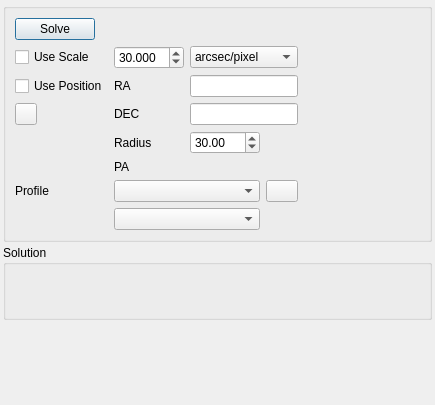
<?xml version="1.0" encoding="UTF-8"?>
<ui version="4.0">
 <class>PlateSolveUI</class>
 <widget class="QDialog" name="PlateSolveUI">
  <property name="geometry">
   <rect>
    <x>0</x>
    <y>0</y>
    <width>435</width>
    <height>405</height>
   </rect>
  </property>
  <property name="windowTitle">
   <string>Plate Solving</string>
  </property>
  <layout class="QVBoxLayout" name="verticalLayout">
   <property name="spacing">
    <number>3</number>
   </property>
   <property name="leftMargin">
    <number>3</number>
   </property>
   <property name="topMargin">
    <number>3</number>
   </property>
   <property name="rightMargin">
    <number>3</number>
   </property>
   <property name="bottomMargin">
    <number>3</number>
   </property>
   <item>
    <widget class="QGroupBox" name="groupBox_1">
     <property name="title">
      <string/>
     </property>
     <layout class="QGridLayout" name="gridLayout_1">
      <item row="0" column="0" colspan="3">
       <widget class="QPushButton" name="SolveButton">
        <property name="maximumSize">
         <size>
          <width>80</width>
          <height>16777215</height>
         </size>
        </property>
        <property name="toolTip">
         <string>Plate solve the image using the parameters below.</string>
        </property>
        <property name="text">
         <string>Solve</string>
        </property>
       </widget>
      </item>
      <item row="2" column="0">
       <widget class="QCheckBox" name="kcfg_FitsSolverUseScale">
        <property name="toolTip">
         <string>Set image scale to speed up solver as it does not have to search index files of different image scales.</string>
        </property>
        <property name="text">
         <string>Use Scale</string>
        </property>
        <property name="checked">
         <bool>false</bool>
        </property>
       </widget>
      </item>
      <item row="2" column="1">
       <widget class="QDoubleSpinBox" name="kcfg_FitsSolverScale">
        <property name="maximumSize">
         <size>
          <width>70</width>
          <height>16777215</height>
         </size>
        </property>
        <property name="toolTip">
         <string>Set image scale to speed up solver as it does not have to search index files of different image scales.</string>
        </property>
        <property name="decimals">
         <number>3</number>
        </property>
        <property name="minimum">
         <double>0.000000000000000</double>
        </property>
        <property name="maximum">
         <double>999.000000000000000</double>
        </property>
        <property name="value">
         <double>30.000000000000000</double>
        </property>
       </widget>
      </item>
      <item row="2" column="2" colspan="2">
       <widget class="QComboBox" name="kcfg_FitsSolverImageScaleUnits">
        <property name="sizePolicy">
         <sizepolicy hsizetype="Minimum" vsizetype="Fixed">
          <horstretch>0</horstretch>
          <verstretch>0</verstretch>
         </sizepolicy>
        </property>
        <property name="maximumSize">
         <size>
          <width>120</width>
          <height>16777215</height>
         </size>
        </property>
        <property name="toolTip">
         <string>&lt;p&gt;The units of the imager scale bounds.</string>
        </property>
        <property name="currentIndex">
         <number>2</number>
        </property>
        <item>
         <property name="text">
          <string>image width º</string>
         </property>
        </item>
        <item>
         <property name="text">
          <string>image width '</string>
         </property>
        </item>
        <item>
         <property name="text">
          <string>arcsec/pixel</string>
         </property>
        </item>
       </widget>
      </item>
      <item row="2" column="4">
       <spacer name="hSpacer1">
        <property name="orientation">
         <enum>Qt::Horizontal</enum>
        </property>
        <property name="sizeHint" stdset="0">
         <size>
          <width>-1</width>
          <height>-1</height>
         </size>
        </property>
       </spacer>
      </item>
      <item row="4" column="0">
       <widget class="QCheckBox" name="kcfg_FitsSolverUsePosition">
        <property name="toolTip">
         <string>Use the given position to speed up astrometry solver as it does not have to search in other areas of the sky.</string>
        </property>
        <property name="text">
         <string>Use Position</string>
        </property>
        <property name="checked">
         <bool>false</bool>
        </property>
       </widget>
      </item>
      <item row="5" column="0">
       <widget class="QPushButton" name="UpdatePosition">
        <property name="minimumSize">
         <size>
          <width>22</width>
          <height>22</height>
         </size>
        </property>
        <property name="maximumSize">
         <size>
          <width>22</width>
          <height>22</height>
         </size>
        </property>
        <property name="toolTip">
         <string>Set the approximate RA/DEC positions using the center position of the SkyMap.</string>
        </property>
        <property name="text">
         <string/>
        </property>
        <property name="icon">
         <iconset theme="snap-orthogonal"/>
        </property>
       </widget>
      </item>
      <item row="4" column="1">
       <widget class="QLabel" name="FitsSolverRALabel">
        <property name="toolTip">
         <string>The RA of the Estimated Telescope/Image Field Position in hh:mm:ss notation</string>
        </property>
        <property name="text">
         <string>RA</string>
        </property>
       </widget>
      </item>
      <item row="4" column="2" colspan="2">
       <widget class="dmsBox" name="FitsSolverEstRA">
        <property name="enabled">
         <bool>true</bool>
        </property>
        <property name="sizePolicy">
         <sizepolicy hsizetype="Minimum" vsizetype="Fixed">
          <horstretch>0</horstretch>
          <verstretch>0</verstretch>
         </sizepolicy>
        </property>
        <property name="maximumSize">
         <size>
          <width>120</width>
          <height>16777215</height>
         </size>
        </property>
        <property name="toolTip">
         <string>The RA of the Estimated Telescope/Image Field Position in hh:mm:ss notation</string>
        </property>
       </widget>
      </item>
      <item row="4" column="4">
       <spacer name="hSpacer2">
        <property name="orientation">
         <enum>Qt::Horizontal</enum>
        </property>
        <property name="sizeHint" stdset="0">
         <size>
          <width>-1</width>
          <height>-1</height>
         </size>
        </property>
       </spacer>
      </item>
      <item row="5" column="1">
       <widget class="QLabel" name="FitsSolverDECLabel">
        <property name="toolTip">
         <string>The DEC of the Estimated Telescope/Image Field Position in dd:mm:ss notation</string>
        </property>
        <property name="text">
         <string>DEC</string>
        </property>
       </widget>
      </item>
      <item row="5" column="2" colspan="2">
       <widget class="dmsBox" name="FitsSolverEstDec">
        <property name="enabled">
         <bool>true</bool>
        </property>
        <property name="sizePolicy">
         <sizepolicy hsizetype="Minimum" vsizetype="Fixed">
          <horstretch>0</horstretch>
          <verstretch>0</verstretch>
         </sizepolicy>
        </property>
        <property name="minimumSize">
         <size>
          <width>0</width>
          <height>0</height>
         </size>
        </property>
        <property name="maximumSize">
         <size>
          <width>120</width>
          <height>16777215</height>
         </size>
        </property>
        <property name="toolTip">
         <string>The DEC of the Estimated Telescope/Image Field Position in dd:mm:ss notation</string>
        </property>
       </widget>
      </item>
      <item row="5" column="4">
       <spacer name="hSpacer3">
        <property name="orientation">
         <enum>Qt::Horizontal</enum>
        </property>
        <property name="sizeHint" stdset="0">
         <size>
          <width>-1</width>
          <height>-1</height>
         </size>
        </property>
       </spacer>
      </item>
      <item row="6" column="1">
       <widget class="QLabel" name="FitsSolverRadiusLabel">
        <property name="toolTip">
         <string>The Search Radius for the Estimated Telescope/Image Field Position in degrees.</string>
        </property>
        <property name="text">
         <string>Radius</string>
        </property>
       </widget>
      </item>
      <item row="6" column="2" colspan="2">
       <widget class="QDoubleSpinBox" name="kcfg_FitsSolverRadius">
        <property name="maximumSize">
         <size>
          <width>70</width>
          <height>16777215</height>
         </size>
        </property>
        <property name="toolTip">
         <string>The Search Radius for the Estimated Telescope/Image Field Position in degrees.</string>
        </property>
        <property name="minimum">
         <double>1.000000000000000</double>
        </property>
        <property name="maximum">
         <double>360.000000000000000</double>
        </property>
        <property name="value">
         <double>30.000000000000000</double>
        </property>
       </widget>
      </item>
      <item row="6" column="4">
       <spacer name="hSpacer4">
        <property name="orientation">
         <enum>Qt::Horizontal</enum>
        </property>
        <property name="sizeHint" stdset="0">
         <size>
          <width>-1</width>
          <height>-1</height>
         </size>
        </property>
       </spacer>
      </item>
      <item row="7" column="1">
       <widget class="QLabel" name="FitsSolverAngleLabel">
        <property name="toolTip">
         <string>The solved image position angle, East of North (degrees).</string>
        </property>
        <property name="text">
         <string>PA</string>
        </property>
       </widget>
      </item>
      <item row="7" column="2" colspan="2">
       <widget class="QLabel" name="FitsSolverAngle">
        <property name="maximumSize">
         <size>
          <width>70</width>
          <height>16777215</height>
         </size>
        </property>
        <property name="toolTip">
         <string>The solved image position angle, East of North (degrees).</string>
        </property>
       </widget>
      </item>
      <item row="7" column="4">
       <spacer name="hSpacer4">
        <property name="orientation">
         <enum>Qt::Horizontal</enum>
        </property>
        <property name="sizeHint" stdset="0">
         <size>
          <width>-1</width>
          <height>-1</height>
         </size>
        </property>
       </spacer>
      </item>
      <item row="9" column="0">
       <widget class="QLabel" name="FitsSolverProfileLabel">
        <property name="sizePolicy">
         <sizepolicy hsizetype="Fixed" vsizetype="Preferred">
          <horstretch>0</horstretch>
          <verstretch>0</verstretch>
         </sizepolicy>
        </property>
        <property name="toolTip">
         <string>Selects the Options Profile to use for plate solving</string>
        </property>
        <property name="text">
         <string>Profile</string>
        </property>
       </widget>
      </item>
      <item row="9" column="1" colspan="2">
       <widget class="QComboBox" name="kcfg_FitsSolverProfile">
        <property name="sizePolicy">
         <sizepolicy hsizetype="Minimum" vsizetype="Fixed">
          <horstretch>0</horstretch>
          <verstretch>0</verstretch>
         </sizepolicy>
        </property>
        <property name="maximumSize">
         <size>
          <width>150</width>
          <height>16777215</height>
         </size>
        </property>
        <property name="toolTip">
         <string>Selects the Options Profile to use for plate solving</string>
        </property>
        <property name="currentIndex">
         <number>-1</number>
        </property>
       </widget>
      </item>
      <item row="10" column="1" colspan="2">
       <widget class="QComboBox" name="kcfg_FitsSolverModule">
        <property name="sizePolicy">
         <sizepolicy hsizetype="Minimum" vsizetype="Fixed">
          <horstretch>0</horstretch>
          <verstretch>0</verstretch>
         </sizepolicy>
        </property>
        <property name="maximumSize">
         <size>
          <width>150</width>
          <height>16777215</height>
         </size>
        </property>
        <property name="toolTip">
         <string>Selects the module from which Options Profiles are taken to use for plate solving</string>
        </property>
        <property name="currentIndex">
         <number>0</number>
        </property>
       </widget>
      </item>
      <item row="9" column="3">
       <widget class="QPushButton" name="editProfile">
        <property name="sizePolicy">
         <sizepolicy hsizetype="Preferred" vsizetype="Fixed">
          <horstretch>0</horstretch>
          <verstretch>0</verstretch>
         </sizepolicy>
        </property>
        <property name="maximumSize">
         <size>
          <width>32</width>
          <height>16777215</height>
         </size>
        </property>
        <property name="toolTip">
         <string>Opens the currently selected Profile in the Options Profile Editor</string>
        </property>
        <property name="text">
         <string/>
        </property>
       </widget>
      </item>
      <item row="9" column="4">
       <spacer name="hSpacer5">
        <property name="orientation">
         <enum>Qt::Horizontal</enum>
        </property>
        <property name="sizeHint" stdset="0">
         <size>
          <width>-1</width>
          <height>-1</height>
         </size>
        </property>
       </spacer>
      </item>
     </layout>
    </widget>
   </item>
   <item>
    <widget class="QGroupBox" name="SolutionGroupBox">
     <property name="title">
      <string>Solution</string>
     </property>
     <layout class="QVBoxLayout" name="solutionLayout">
      <item>
       <widget class="QLabel" name="Solution1">
        <property name="text">
         <string/>
        </property>
       </widget>
      </item>
      <item>
       <widget class="QLabel" name="Solution2">
        <property name="text">
         <string/>
        </property>
       </widget>
      </item>
     </layout>
    </widget>
   </item>
   <item>
    <spacer name="verticalSpacer">
     <property name="orientation">
      <enum>Qt::Vertical</enum>
     </property>
     <property name="sizeHint" stdset="0">
      <size>
       <width>-1</width>
       <height>-1</height>
      </size>
     </property>
    </spacer>
   </item>
  </layout>
 </widget>
 <customwidgets>
  <customwidget>
   <class>dmsBox</class>
   <extends>QLineEdit</extends>
   <header>widgets/dmsbox.h</header>
   <container>1</container>
  </customwidget>
 </customwidgets>
 <resources/>
 <connections/>
</ui>
